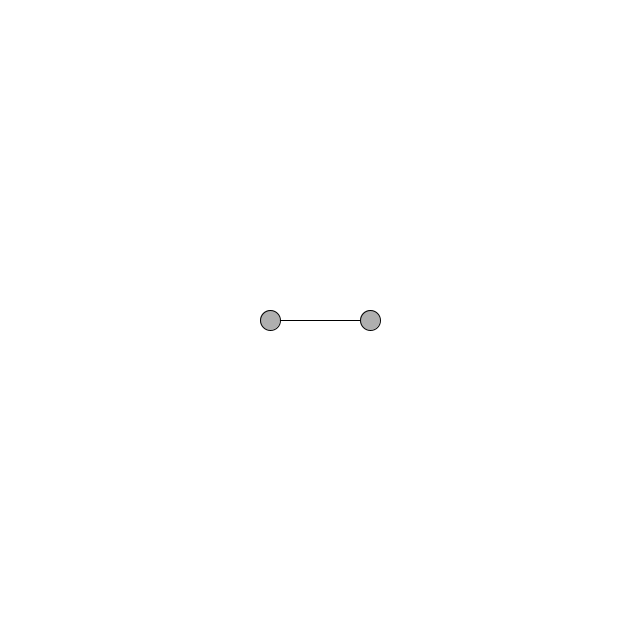
Frame 1 (no input)
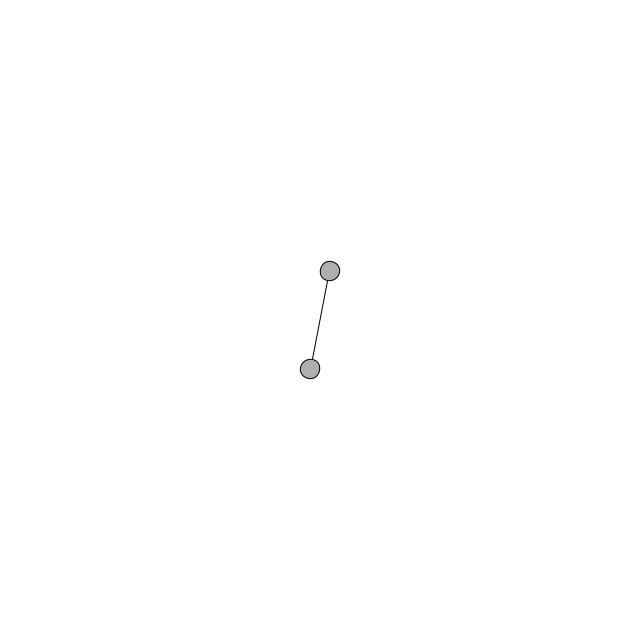
Frame 60 (the mouse pressed at the canvas centre just before this capture)
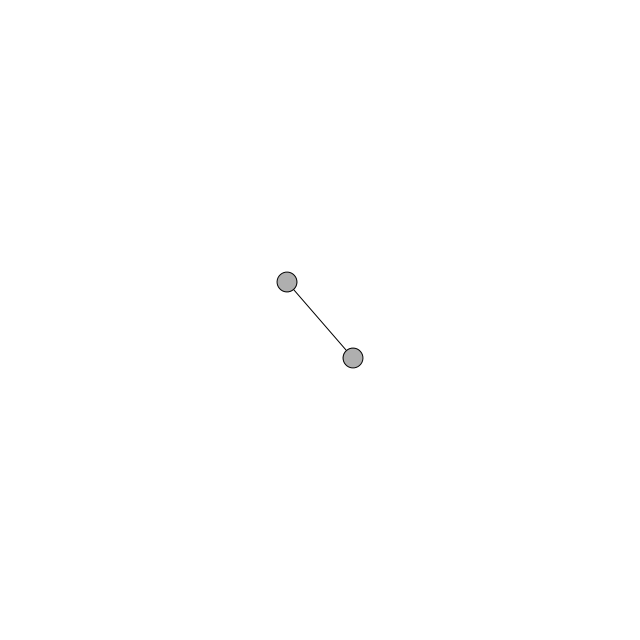
Frame 120 (the mouse held since frame 60 and released just before this capture)

The Processing sketch that drew these frames (run headless with seeded random() and noise(); from frame 60 on, the mouse is pressed at the canvas centre):

// Processing sketch: Ligne_Qui_Tourne_Acceleration
// ── Ligne_Qui_Tourne_Acceleration.pde
float angle = 0;

float aVelocity = 0;

float aAcceleration = 0.001;

void setup() {
  size(640,640);
}

void draw() {
  
    background(255);
    
    fill(175);
    stroke(0);
    rectMode(CENTER);
    translate(width/2, height/2);
    rotate(angle);
    line(-50, 0, 50, 0);
    ellipse(-50, 0, 20, 20);
    ellipse(50, 0, 20, 20);
    
    aVelocity += aAcceleration;
    angle += aVelocity;
}
